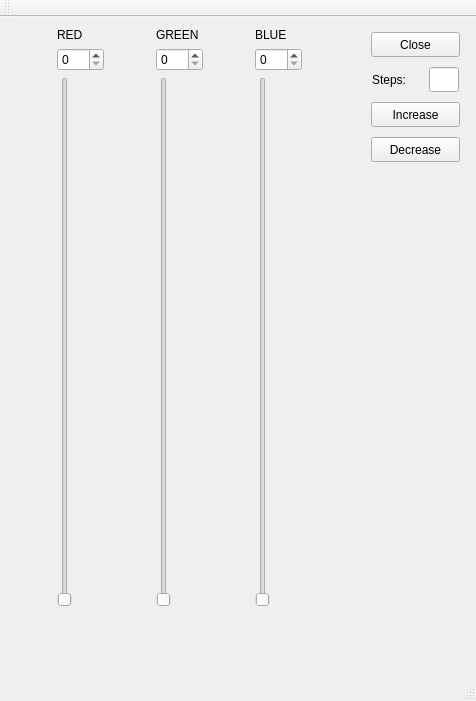
<?xml version="1.0" encoding="UTF-8"?>
<ui version="4.0">
 <class>MainWindow</class>
 <widget class="QMainWindow" name="MainWindow">
  <property name="geometry">
   <rect>
    <x>0</x>
    <y>0</y>
    <width>476</width>
    <height>701</height>
   </rect>
  </property>
  <property name="windowTitle">
   <string>MainWindow</string>
  </property>
  <widget class="QWidget" name="centralWidget">
   <widget class="QWidget" name="">
    <property name="geometry">
     <rect>
      <x>0</x>
      <y>0</y>
      <width>361</width>
      <height>601</height>
     </rect>
    </property>
    <layout class="QGridLayout" name="gridLayout">
     <item row="0" column="0">
      <widget class="QLabel" name="label">
       <property name="text">
        <string>RED</string>
       </property>
      </widget>
     </item>
     <item row="0" column="1">
      <widget class="QLabel" name="label_2">
       <property name="text">
        <string>GREEN</string>
       </property>
      </widget>
     </item>
     <item row="0" column="2">
      <widget class="QLabel" name="label_3">
       <property name="text">
        <string>BLUE</string>
       </property>
      </widget>
     </item>
     <item row="1" column="0">
      <widget class="QSpinBox" name="spinBox">
       <property name="maximum">
        <number>255</number>
       </property>
      </widget>
     </item>
     <item row="1" column="1">
      <widget class="QSpinBox" name="spinBox_2">
       <property name="maximum">
        <number>255</number>
       </property>
      </widget>
     </item>
     <item row="1" column="2">
      <widget class="QSpinBox" name="spinBox_3">
       <property name="maximum">
        <number>255</number>
       </property>
       <property name="singleStep">
        <number>1</number>
       </property>
      </widget>
     </item>
     <item row="2" column="0">
      <widget class="QSlider" name="verticalSlider">
       <property name="maximum">
        <number>255</number>
       </property>
       <property name="orientation">
        <enum>Qt::Vertical</enum>
       </property>
      </widget>
     </item>
     <item row="2" column="1">
      <widget class="QSlider" name="verticalSlider_2">
       <property name="maximum">
        <number>255</number>
       </property>
       <property name="orientation">
        <enum>Qt::Vertical</enum>
       </property>
      </widget>
     </item>
     <item row="2" column="2">
      <widget class="QSlider" name="verticalSlider_3">
       <property name="maximum">
        <number>255</number>
       </property>
       <property name="orientation">
        <enum>Qt::Vertical</enum>
       </property>
      </widget>
     </item>
    </layout>
   </widget>
   <widget class="QWidget" name="">
    <property name="geometry">
     <rect>
      <x>360</x>
      <y>0</y>
      <width>111</width>
      <height>161</height>
     </rect>
    </property>
    <layout class="QVBoxLayout" name="verticalLayout">
     <item>
      <widget class="QPushButton" name="exitButton_2">
       <property name="sizePolicy">
        <sizepolicy hsizetype="Minimum" vsizetype="Fixed">
         <horstretch>0</horstretch>
         <verstretch>0</verstretch>
        </sizepolicy>
       </property>
       <property name="maximumSize">
        <size>
         <width>200</width>
         <height>25</height>
        </size>
       </property>
       <property name="text">
        <string>Close</string>
       </property>
      </widget>
     </item>
     <item>
      <layout class="QHBoxLayout" name="horizontalLayout">
       <item>
        <widget class="QLabel" name="label_4">
         <property name="maximumSize">
          <size>
           <width>50</width>
           <height>25</height>
          </size>
         </property>
         <property name="text">
          <string>Steps:</string>
         </property>
        </widget>
       </item>
       <item>
        <widget class="QLineEdit" name="lineEdit">
         <property name="maximumSize">
          <size>
           <width>30</width>
           <height>25</height>
          </size>
         </property>
        </widget>
       </item>
      </layout>
     </item>
     <item>
      <widget class="QPushButton" name="increaseButton">
       <property name="sizePolicy">
        <sizepolicy hsizetype="Minimum" vsizetype="Fixed">
         <horstretch>0</horstretch>
         <verstretch>0</verstretch>
        </sizepolicy>
       </property>
       <property name="maximumSize">
        <size>
         <width>200</width>
         <height>25</height>
        </size>
       </property>
       <property name="text">
        <string>Increase</string>
       </property>
      </widget>
     </item>
     <item>
      <widget class="QPushButton" name="decreaseButton">
       <property name="sizePolicy">
        <sizepolicy hsizetype="Minimum" vsizetype="Fixed">
         <horstretch>0</horstretch>
         <verstretch>0</verstretch>
        </sizepolicy>
       </property>
       <property name="maximumSize">
        <size>
         <width>200</width>
         <height>25</height>
        </size>
       </property>
       <property name="text">
        <string>Decrease</string>
       </property>
      </widget>
     </item>
    </layout>
   </widget>
  </widget>
  <widget class="QMenuBar" name="menuBar">
   <property name="geometry">
    <rect>
     <x>0</x>
     <y>0</y>
     <width>476</width>
     <height>22</height>
    </rect>
   </property>
  </widget>
  <widget class="QToolBar" name="mainToolBar">
   <attribute name="toolBarArea">
    <enum>TopToolBarArea</enum>
   </attribute>
   <attribute name="toolBarBreak">
    <bool>false</bool>
   </attribute>
  </widget>
  <widget class="QStatusBar" name="statusBar"/>
 </widget>
 <layoutdefault spacing="6" margin="11"/>
 <resources/>
 <connections>
  <connection>
   <sender>verticalSlider</sender>
   <signal>sliderMoved(int)</signal>
   <receiver>spinBox</receiver>
   <slot>setValue(int)</slot>
   <hints>
    <hint type="sourcelabel">
     <x>49</x>
     <y>317</y>
    </hint>
    <hint type="destinationlabel">
     <x>65</x>
     <y>83</y>
    </hint>
   </hints>
  </connection>
  <connection>
   <sender>verticalSlider_2</sender>
   <signal>sliderMoved(int)</signal>
   <receiver>spinBox_2</receiver>
   <slot>setValue(int)</slot>
   <hints>
    <hint type="sourcelabel">
     <x>165</x>
     <y>280</y>
    </hint>
    <hint type="destinationlabel">
     <x>207</x>
     <y>97</y>
    </hint>
   </hints>
  </connection>
  <connection>
   <sender>verticalSlider_3</sender>
   <signal>sliderMoved(int)</signal>
   <receiver>spinBox_3</receiver>
   <slot>setValue(int)</slot>
   <hints>
    <hint type="sourcelabel">
     <x>281</x>
     <y>269</y>
    </hint>
    <hint type="destinationlabel">
     <x>323</x>
     <y>97</y>
    </hint>
   </hints>
  </connection>
  <connection>
   <sender>exitButton_2</sender>
   <signal>clicked()</signal>
   <receiver>MainWindow</receiver>
   <slot>close()</slot>
   <hints>
    <hint type="sourcelabel">
     <x>422</x>
     <y>66</y>
    </hint>
    <hint type="destinationlabel">
     <x>418</x>
     <y>42</y>
    </hint>
   </hints>
  </connection>
 </connections>
</ui>
